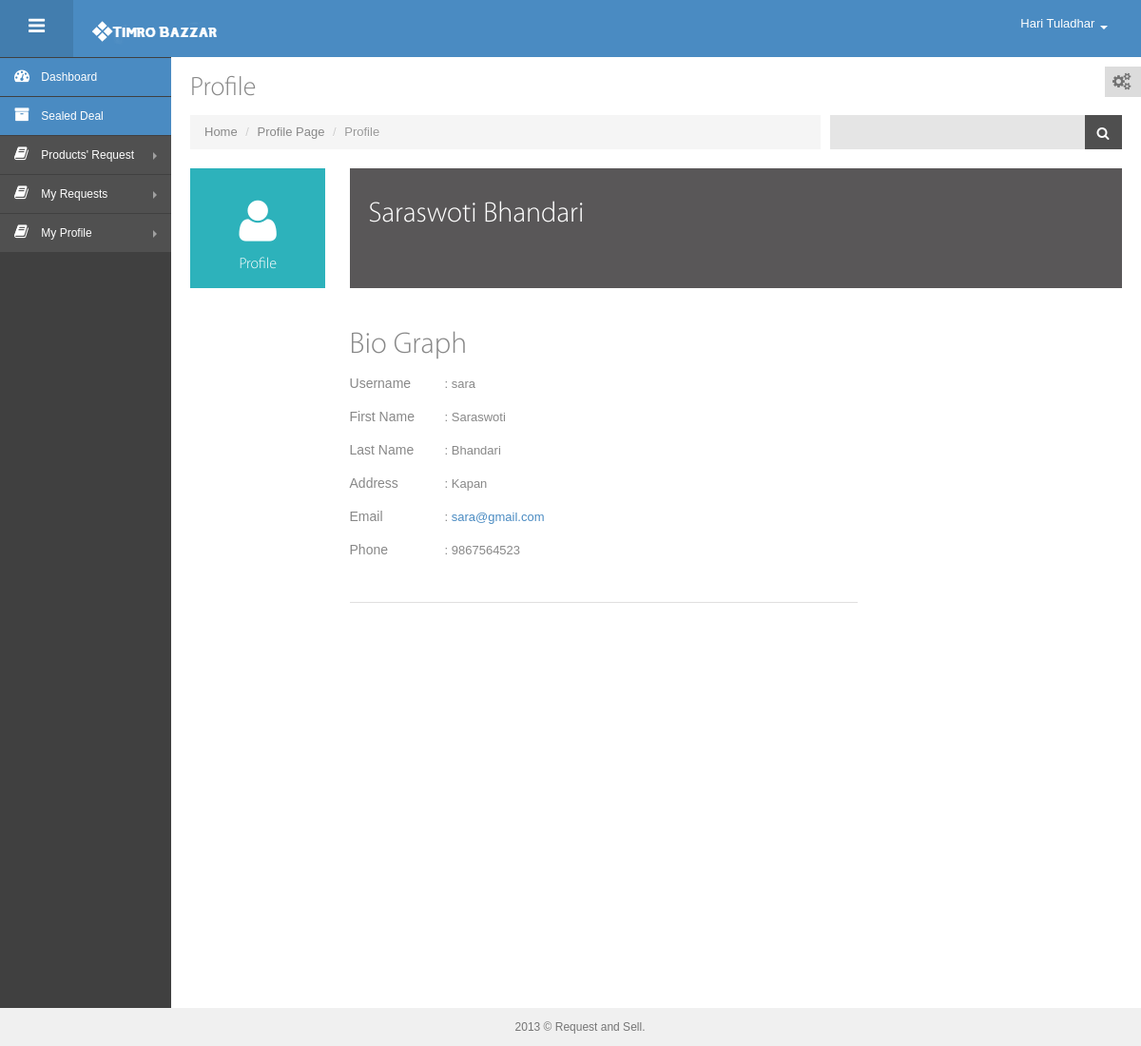
The app's page /user/showusersprofile.php?ref=56 (signed in) with its own data.
### tables this page shows
CREATE TABLE `tbl_userlogin` (
  `user_id` bigint(50) NOT NULL,
  `user_fname` varchar(25) DEFAULT NULL,
  `user_lname` varchar(25) DEFAULT NULL,
  `user_email` varchar(50) DEFAULT NULL,
  `user_username` varchar(50) DEFAULT NULL,
  `user_password` varchar(255) DEFAULT NULL,
  `user_address` varchar(50) DEFAULT NULL,
  `user_phone` varchar(10) DEFAULT NULL
);

### app/inquiryconfirmfunctions.php (called while the page is built, shortened)
<?php
function getConfirmByConfirmId($conn, $confirmId){
    $stmtSelect = $conn->prepare("SELECT * FROM tbl_inquiry_confirm where confirm_id=:confirm_id");
    $stmtSelect->bindParam(':confirm_id',$confirmId);
    $stmtSelect->execute();
    $stmtSelect->setFetchMode(PDO::FETCH_ASSOC);
    return $stmtSelect->fetch();
}

### app/userfunctions.php (called while the page is built, shortened)
<?php
function getUserById($conn, $userId){
    $stmtSelect = $conn->prepare("SELECT * FROM tbl_userlogin where user_id=:user_id");
    $stmtSelect->bindParam(':user_id',$userId);
    $stmtSelect->execute();
    $stmtSelect->setFetchMode(PDO::FETCH_ASSOC);
    return $stmtSelect->fetch();
}

### user/showusersprofile.php (the view, shortened to what this page needs)
<?php
include 'layouts/header.php';
$confirmId=$_GET['ref'];
$confirmInfo=getConfirmByConfirmId($conn, $confirmId);
$userInfo=getUserById($conn, $confirmInfo['confirm_by']);
?>
   <div id="container" class="row-fluid">
      <?php
include 'layouts/sidebar.php';
?>
      <div id="main-content">
         <div class="container-fluid">
            <div class="row-fluid">
               <div class="span12">
                   <div id="theme-change" class="hidden-phone">
                       <i class="icon-cogs"></i>
                   </div>
                   <h3 class="page-title">
                     Profile
                   </h3>
                   <ul class="breadcrumb">
                       <li>
                           <a href="index.php">Home</a>
                           <span class="divider">/</span>
                       </li>
                       <li>
                           <a href="#">Profile Page</a>
                           <span class="divider">/</span>
                       </li>
                       <li class="active">
                           Profile
                       </li>
                       <li class="pull-right search-wrap">
                           <form action="search_result.html" class="hidden-phone">
                               <div class="input-append search-input-area">
                                   <input class="" id="appendedInputButton" type="text">
                                   <button class="btn" type="button"><i class="icon-search"></i> </button>
                               </div>
                           </form>
                       </li>
                   </ul>
               </div>
            </div>
             <div class="row-fluid">
                 <div class=" profile span12">
                     <div class="span2">
                         <a href="showmyprofile.php" class="profile-features active">
                             <i class=" icon-user"></i>
                             <p class="info">Profile</p>
                         </a>
                     </div>
                     <div class="span10">
                         <div class="profile-head">
                             <div class="span4">
                                 <h1><?php  echo $userInfo['user_fname'].' '.$userInfo['user_lname']; ?></h1>
                             </div>
                         </div>
                         <div class="space15"></div>
                         <div class="row-fluid">
                             <div class="span8 bio">
                                 <div class="space15"></div>
                                 <h2>Bio Graph</h2>
                                 <p><label>Username </label>: <?php  echo $userInfo['user_username']; ?></p>
                                 <p><label>First Name </label>: <?php  echo $userInfo['user_fname']; ?></p>
                                 <p><label>Last Name </label>: <?php  echo $userInfo['user_lname']; ?></p>
                                 <p><label>Address </label>: <?php  echo $userInfo['user_address']; ?></p>
                                 <p><label>Email </label>: <a href="#"><?php  echo $userInfo['user_email']; ?></a></p>
                                 <p><label>Phone </label>: <?php  echo $userInfo['user_phone']; ?></p>
                                 <div class="space15"></div>
                                 <hr>
                                 <div class="space15"></div>
                                 <div class="space20"></div>
                             </div>
                             <div class="span4">
                             </div>
                         </div>
                     </div>
                 </div>
             </div>
         </div>
      </div>
   </div>
   <div id="footer">
       2013 &copy; Request and Sell.
   </div>
</body>
</html>

### user/css/style-responsive.css (style rules this page uses)
@media (min-width: 980px) { #main-content { margin-top: 0px !important; } }
@media (min-width: 980px) { .fixed-top #main-content { margin-top: 20px; } }

### user/css/style-default.css (style rules this page uses)
body { color: #888888; }
a, a:hover { text-shadow: none !important; color: #4a8bc2; }

### records on screen
tbl_userlogin: user_fname "Saraswoti", user_lname "Bhandari", user_username "sara", user_address "Kapan", user_email "sara@gmail.com", user_phone "9867564523"

### other values on screen
$_SESSION['user'] ['fname'] "Hari"
$_SESSION['user'] ['lname'] "Tuladhar"
